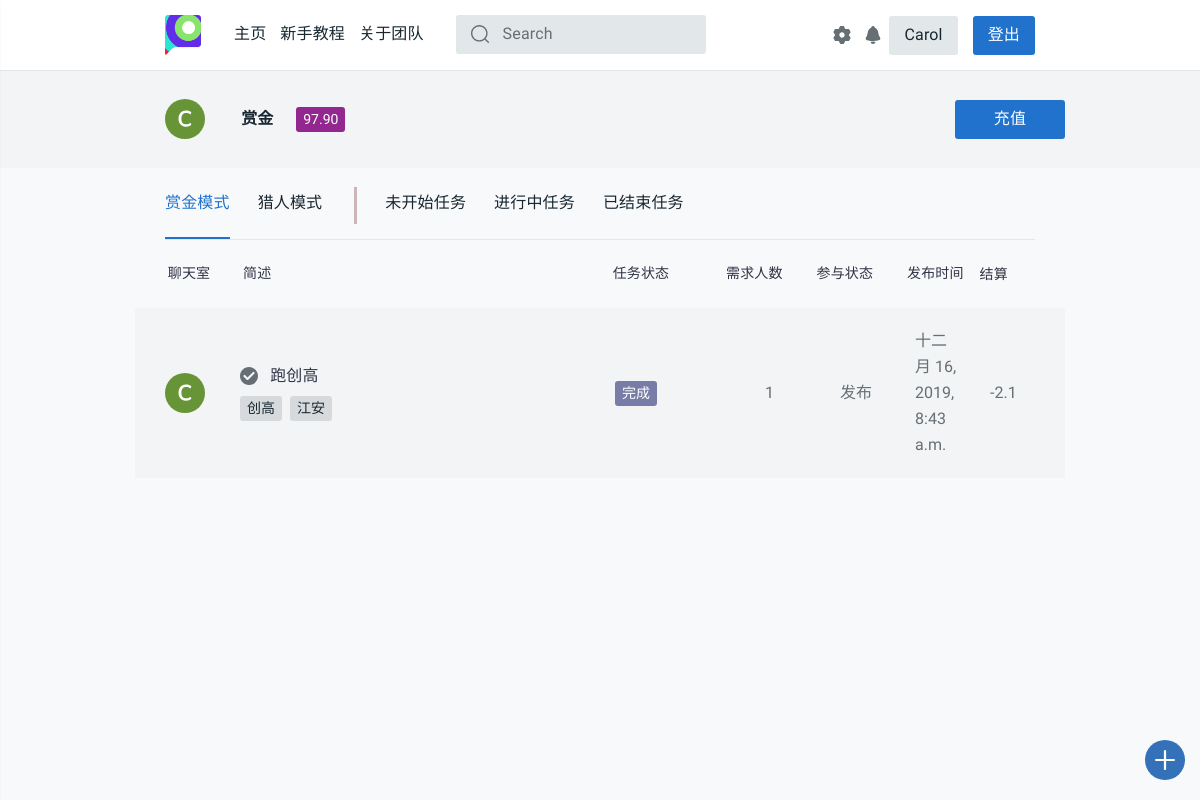
The page /profile/ (signed in) on the database as committed earlier.
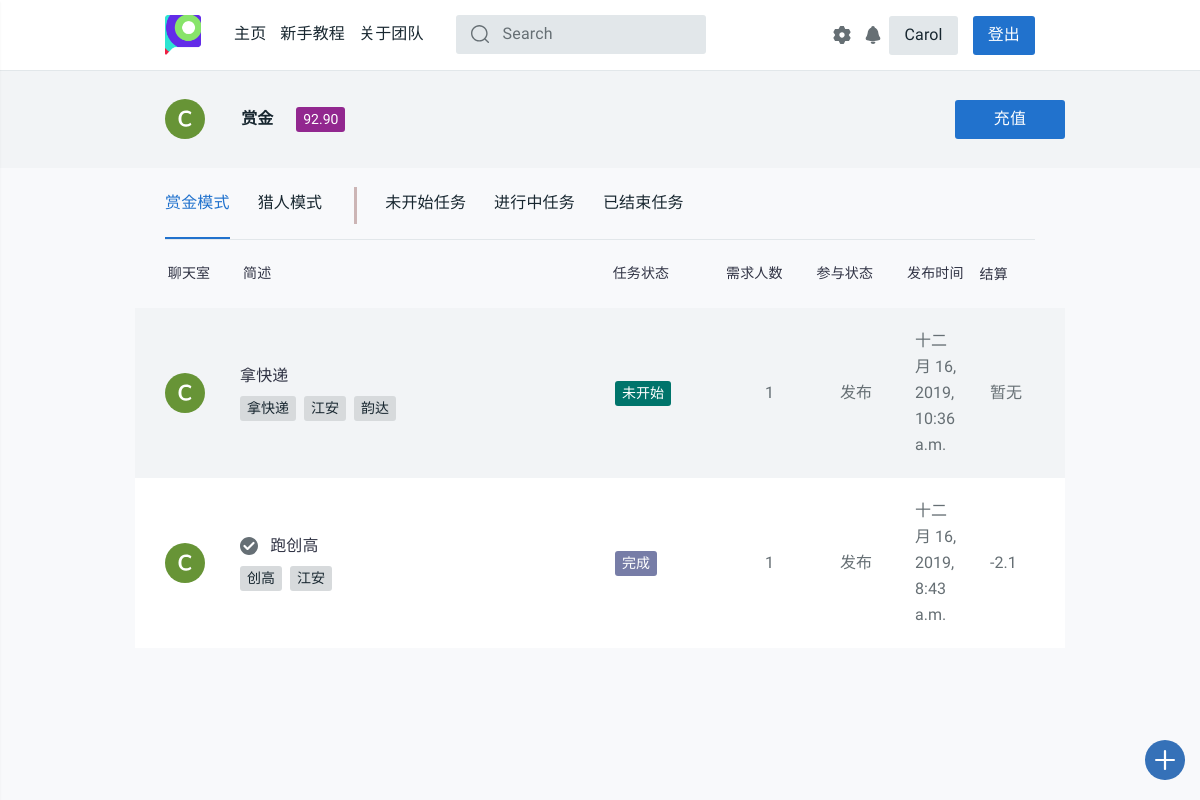
The same page on the database as committed later.
### login/models.py (models this page shows, shortened)
class User(models.Model):
    name = models.CharField(max_length=128, unique=True)
    password = models.CharField(max_length=256)
    stu_id = models.CharField(max_length=13, unique=True)
    phone = models.CharField(max_length=11, unique=True, default='None')
    dept = models.CharField(max_length=50, default='None')
    money = models.DecimalField(max_digits=5, decimal_places=2, default=0.00)
    c_time = models.DateTimeField(auto_now_add=True)
    has_confirmed = models.BooleanField(default=False)
    send_state = models.IntegerField(default=1)
    updated_time = models.DateTimeField(null=True, blank=True)
    class Meta:
        ordering = ['c_time']
        verbose_name = '用户'
        verbose_name_plural = '用户'

### task_platform/models.py (models this page shows, shortened)
class Task(models.Model):
    state = (('未开始', 'waitting'), ('进行中', 'processing'), ('中止', 'abort'),
             ('撤销', 'revoke'), ('超时', 'timeout'), ('完成', 'completed'))
    publisher = models.CharField(max_length=128)
    pub_time = models.DateTimeField(auto_now_add=True)
    begin_time = models.DateTimeField(null=True, blank=True)
    end_time = models.DateTimeField(null=True, blank=True)
    people_needed = models.IntegerField(default=1)
    people_now = models.IntegerField(default=0)
    expected_time_consuming = models.DecimalField(
        max_digits=12, decimal_places=1, default=0.0)
    task_description = models.CharField(max_length=50, default="None")
    task_detail = RichTextUploadingField(default='None')
    task_state = models.CharField(max_length=32, choices=state, default='未开始')
    task_class = models.CharField(max_length=48, default='赏金模式')
    class Meta:
        ordering = ['pub_time']
        verbose_name = '任务'
        verbose_name_plural = '任务'

class Task_tags(models.Model):
    sig_tag = models.CharField(max_length=20, default="None")
    task_id = models.IntegerField(default="0")
    def __str__(self):
        return self.sig_tag
    class Meta:
        verbose_name = "任务标签"
        verbose_name_plural = "任务标签"

### task_platform/views.py (the view, shortened to what this page needs)
# urls.py: path('profile/', views.profile, name='profile'),
def profile(request):
    username = request.session.get('user_name', None)
    if not username:
        return redirect('/login/')
    notice_room = '/chatroom/{}'.format(get_notice_room_id(username))
    notice_num = chatinfo_num(username)
    user = User.objects.get(name=username)
    student_id = user.stu_id
    phone = user.phone
    dept = user.dept
    if user.dept == 'None':
        dept = '暂无信息'
    money = user.money
    task_list_list = []
    if username:
        user = User.objects.get(name=username)
        student_id = user.stu_id
        phone = user.phone
        dept = user.dept
        if user.dept == 'None':
            dept = '暂无信息'
    stcolor_finder = {
        '未开始': '9', '进行中': '2',
        '中止': '3', '撤销': '3',
        '超时': '6', '完成': '4',
        '赏金模式': '5', '猎人模式': '7'
    }
    rec_task_id_list = Task_receive.objects.filter(username=username).values_list('task_id')
    latest_task_list = Task.objects.filter(
        Q(publisher=username) | Q(id__in=rec_task_id_list)
    ).order_by('-pub_time')
    tab_class = [
        ("task_class='赏金模式'", "_task.task_state"),
        ("task_class='猎人模式'", "_task.task_state"),
        ("task_state='未开始'", "_task.task_class"),
        ("task_state='进行中'", "_task.task_class"),
        ("Q(task_state='撤销')|Q(task_state='中止')|Q(task_state='超时')|Q(task_state='完成')",
        "_task.task_class")
    ]
    def calc_settlement(task, username):
        _settlement = '暂无'
        rec_task_list = Task_receive.objects.filter(task_id=task.id)
        if task.publisher == username:
            if task.task_class == '赏金模式':
                tot_money = 0
                for rec in rec_task_list:
                    if rec.is_abort:
                        tot_money -= float(rec.done_money) * (2 + settings.PERCENTAGE)
                    else:
                        tot_money += float(rec.done_money) * (1 + settings.PERCENTAGE)
                if task.task_state == '完成':
                    _settlement = -tot_money
                elif task.task_state in ['中止', '超时']:
                    _settlement = -tot_money
                elif task.task_state == '撤销':
                    _settlement = -settings.DEPOSIT
                    for rec in rec_task_list:
                        if not rec.is_abort:
                            tot_money -= float(rec.done_money) * (1 + settings.PERCENTAGE)
                    _settlement -= tot_money
            else:
                if task.task_state == '完成':
                    _settlement = -float(rec_task_list.first().done_money) * (1 - settings.PERCENTAGE)
                elif task.task_state in ['中止', '超时']:
                    _settlement = -settings.DEPOSIT
        if type(_settlement) == str:
            return _settlement
        if _settlement >= 0:
            return '+{}'.format(_settlement)
        else:
            return str(_settlement)
    for idx in range(5):
        tag_list = []
        for _task in eval('latest_task_list.filter({})'.format(tab_class[idx][0])):
            _color = 'tt-color0{} tt-badge'.format(stcolor_finder[eval(tab_class[idx][1])])
            _settlement = calc_settlement(_task, username)
            _room_id = get_room_id(_task)
            tag_list.append(
                (_task, _color, _settlement, _room_id,
                Task_tags.objects.filter(task_id=_task.id).order_by('sig_tag'))
            )
        task_list_list.append(tag_list)
    tag_list_1, tag_list_2, tag_list_3, tag_list_4, tag_list_5 = (
        task_list_list[0], task_list_list[1], task_list_list[2],
        task_list_list[3], task_list_list[4]
    )
    if request.method == 'POST' and 'settings' in request.POST:
        self_settings(request)
    return render(request, 'task_platform/profile.html', locals())

### task_platform/views.py (called while the page is built)
@csrf_exempt
def get_room_id(task):
    md5 = hashlib.md5()
    md5.update('{}{}'.format(task.id, task.publisher).encode())
    return md5.hexdigest()

@csrf_exempt
def get_notice_room_id(username):
    md5 = hashlib.md5()
    md5.update(username.encode())
    return md5.hexdigest()

def chatinfo_num(username):
    withs = Withdraw.objects.filter(username=username, state='完成', noticed=False)
    for each_with in withs:
        send_notice(username, '恭喜您，您于{}发起的提现{}元的请求已经接受，请查看您支付宝余额，如果有问题请联系platform_office@163.com。'.format(each_with.start_time.strftime('%Y-%m-%d %M:%H:%S'), each_with.money))
        each_with.noticed = True
        each_with.save()
    chatnum = ChatVision.objects.filter(username=username, has_seen=False).count()
    return chatnum

### task_platform/templates/task_platform/profile.html (shortened to what the changed rows need)
{% extends 'task_platform/base.html'%}
{% load staticfiles %}
{% block content %}
<head>
  <link rel="stylesheet" href="{% static 'css/style.css' %}">
  <link href="{% static 'css/profile.css' %}" rel="stylesheet">
</head>
<main id="tt-pageContent" class="tt-offset-small">
  <div class="tt-wrapper-section">
    <div class="container">
      <div class="tt-user-header">
        <div class="tt-col-title">
          <ul class="tt-list-badge">
            <li><a href="#"><span class="tt-color14 tt-badge">{{ money }}</span></a></li>
          </ul>
        </div>
      </div>
    </div>
  </div>
  <div class="container">
    <div class="tt-tab-wrapper">
      <div class="tab-content">
        <div class="tab-pane tt-indent-none show active" id="tt-tab-01" role="tabpanel">
          <div class="tt-topic-list">
            {% if tag_list_1 %}
            {% for task, color, settlement, room_id, tags in tag_list_1 %}
              <div class="tt-item">
                <div class="tt-col-avatar">
                  <a href="/chatroom/{{ room_id }}">
                  <svg class="tt-icon">
                    <use xlink:href="#icon-ava-c"></use>
                  </svg>
                  </a>
                </div>
                <div class="tt-col-description">
                  <h6 class="tt-title"><a href="{% url 'detail' task.id %}">
                      {% if task.task_state == "完成" %}
                        <svg class="tt-icon">
                          <use xlink:href="#icon-verified"></use>
                        </svg>
                      {% elif task.task_state == "中止" or task.task_state == "撤销" or task.task_state == "超时" %}
                        <svg class="tt-icon">
                          <use xlink:href="#icon-locked"></use>
                        </svg>
                      {% endif %}
                      {{ task.task_description }}
                    </a></h6>
                  <div class="row align-items-center no-gutters">
                    <div class="col-11">
                      <ul class="tt-list-badge">
                        {% for tag in tags %}
                        <li><a><span class="tt-badge">{{ tag }}</span></a></li>
                        {% endfor%}
                      </ul>
                    </div>
                  </div>
                </div>
                <div class="tt-col-category"><span class="{{ color }}">{{ task.task_state }}</span></div>
                <div class="tt-col-value hide-mobile">{{ task.people_needed }}</div>
                <div class="tt-col-value   hide-mobile">
                  {% if task.publisher == username %}
                  发布
                  {% else %}
                  接收
                  {% endif %}
                </div>
                <div class="tt-col-value hide-mobile">{{ task.pub_time }}</div>
                <div class="tt-col-value hide-mobile">{{ settlement }}</div>
              </div>
            {% endfor %}
            {% else %}
            <p>暂无任务</p>
            {% endif %}
          </div>
        </div>
      </div>
    </div>
  </div>
</main>
{% endblock %}

Rows that differ between the two databases and show on the page:
changed User: money "97.90" → "92.90"
added Task: task_description "拿快递", task_state "未开始", people_needed "1", publisher "发布", pub_time "十二月 16, 2019, 10:36 a.m.", settlement "暂无"
added Task_tags: sig_tag "拿快递"
added Task_tags: sig_tag "江安", shown under "拿快递"
added Task_tags: sig_tag "韵达", shown under "拿快递"
